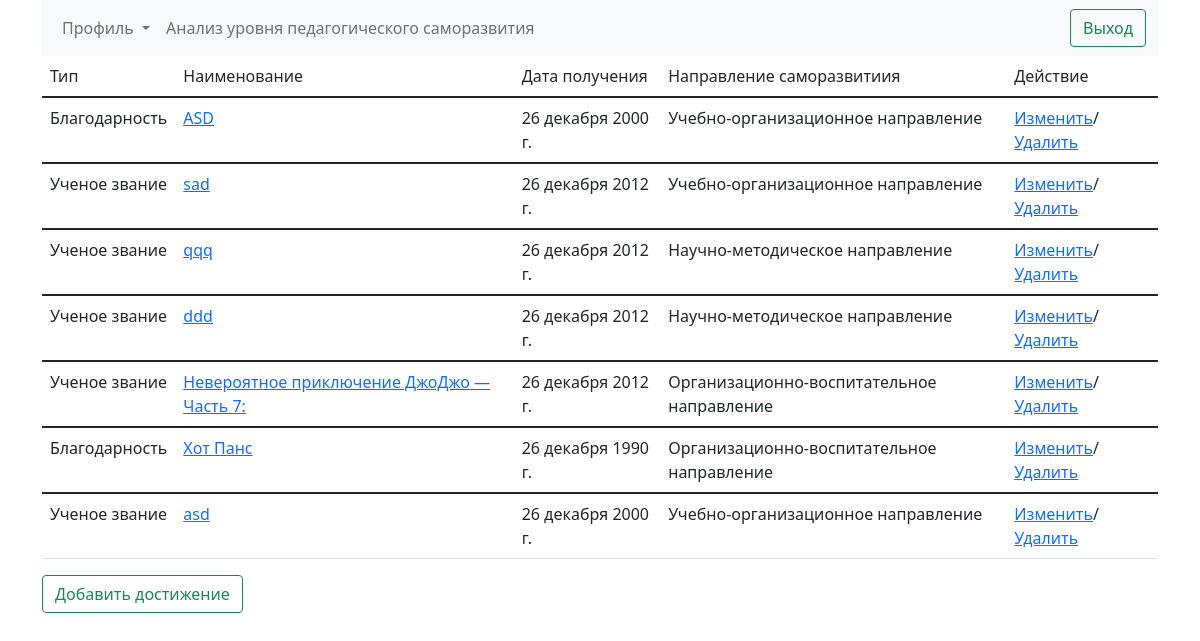
Screenshot of /home/ach/ (signed in) with the database file from the repository.
### achievements/models.py (models this page shows, shortened)
class Achievements(models.Model):
    choice = [('Свидетельство', 'Свидетельство'),
              ('Сертификат', 'Сертификат'),
              ('Благодарность', 'Благодарность'),
              ('Награда', 'Награда'),
              ('Ученая степень', 'Ученая степень'),
              ('Ученое звание', 'Ученое звание')]
    key = models.ForeignKey(User, on_delete=models.CASCADE)
    choice_length = MAX(choice)
    achievements_type = models.CharField(max_length=choice_length, choices=choice, verbose_name='Тип',
                                         default='Ученое звание')
    name = models.CharField(max_length=200, verbose_name='Наименование')
    date_of_receiving = models.DateField(verbose_name='Дата получения',
                                         validators=[MaxValueValidator(limit_value=datenow(datetime.datetime.now().year,
                                                                                           datetime.datetime.now().month,
                                                                                           datetime.datetime.now().day))],
                                         help_text='Формат дд.мм.гггг')
    file = models.FileField(verbose_name='Фаил',
                            validators=[FileExtensionValidator(allowed_extensions=['jpg', 'docx', 'doc', 'pdf'])])
    the_direction_of_self_development = models.TextField(choices=choices_type,
                                                         verbose_name='Направление саморазвития',
                                                         default=choices_type[0][0])
    class Meta:
        verbose_name = 'Достижения'
        verbose_name_plural = 'Достижения'

### achievements/views.py (the view)
# urls.py: path('home/ach/', achievements, name='ach'),
def achievements(request):
    if request.user.is_authenticated:
        ach = Achievements.objects.filter(key=request.user)
        return render(request, 'achievements_page.html', {'ach': ach})
    else:
        return redirect('log')

### templates/achievements_page.html (shortened to what this page needs)
<!DOCTYPE html>
<html lang="en">
<head>
    {% extends 'home_page.html' %}
{% block test %}
<div class="container">
<table class = "table table-hover">
    <thead>
        <tr>
        <td >Тип</td>
        <td>Наименование</td>
        <td>Дата получения</td>
        <td>Направление саморазвитиия</td>
        <td>Действие</td>
        </tr>
    </thead>
    {% for a in ach %}
    <tbody>
        <tr>
        <td>
        {{ a.achievements_type }}
        </td>
            <td><a href="{{ a.file.url }}" download = "mmm">{{ a.name }}</a></td>
        <td>{{ a.date_of_receiving }}  </td>
        <td>{{ a.the_direction_of_self_development }}  </td>
        <td><a href="{% url 'update' a.pk %}"> Изменить</a>/<a href="{%  url 'delete' a.id %}">Удалить</a>
        </td>
        </tr>
    </tbody>
    {% endfor %}
    </table>
</div>
    <div class="container">
    <button class="btn btn-outline-success" type="submit" onclick="window.location.href={% url 'nerabotaet' %}">
                    Добавить достижение
                </button>
    </div>
{% endblock %}

### templates/home_page.html (shortened to what this page needs)
<!DOCTYPE html>
<html lang="en">
<head>
    {% load static %}
    <link href="{% static 'bootstrap-5.1.3-examples/assets/dist/css/bootstrap.min.css' %}" rel="stylesheet"
>
</head>
<body>
<div class="container">
    <nav class="navbar navbar-expand-lg navbar-light bg-light">
        <div class="container-fluid">
            <div class="collapse navbar-collapse" id="navbarSupportedContent">
                <ul class="navbar-nav me-auto mb-2 mb-lg-0">
                    <li class="nav-item dropdown">
                        <a class="nav-link dropdown-toggle" href="#" id="navbarDropdown" role="button"
                           data-bs-toggle="dropdown" aria-expanded="false">
                            Профиль
                        </a>
                    </li>
                    <li class="nav-item">
                        <a class="nav-link" href="{% url 'initial' %}">Анализ уровня педагогического саморазвития</a>
                    </li>
                </ul>
                <button class="btn btn-outline-success" type="submit" onclick="window.location.href={% url 'logout' %}">
                    Выход
                </button>
            </div>
        </div>
    </nav>
</div>
{% block test %}{% endblock %}
</body>
</html>

### rows the page displays
Achievements: achievements_type "Благодарность", name "ASD", date_of_receiving "26 декабря 2000 г.", the_direction_of_self_development "Учебно-организационное направление"
Achievements: achievements_type "Ученое звание", name "sad", date_of_receiving "26 декабря 2012 г.", the_direction_of_self_development "Учебно-организационное направление"
Achievements: achievements_type "Ученое звание", name "qqq", date_of_receiving "26 декабря 2012 г.", the_direction_of_self_development "Научно-методическое направление"
Achievements: achievements_type "Ученое звание", name "ddd", date_of_receiving "26 декабря 2012 г.", the_direction_of_self_development "Научно-методическое направление"
Achievements: achievements_type "Ученое звание", name "Невероятное приключение ДжоДжо — Часть 7:", date_of_receiving "26 декабря 2012 г.", the_direction_of_self_development "Организационно-воспитательное направление"
Achievements: achievements_type "Благодарность", name "Хот Панс", date_of_receiving "26 декабря 1990 г.", the_direction_of_self_development "Организационно-воспитательное направление"
Achievements: achievements_type "Ученое звание", name "asd", date_of_receiving "26 декабря 2000 г.", the_direction_of_self_development "Учебно-организационное направление"
